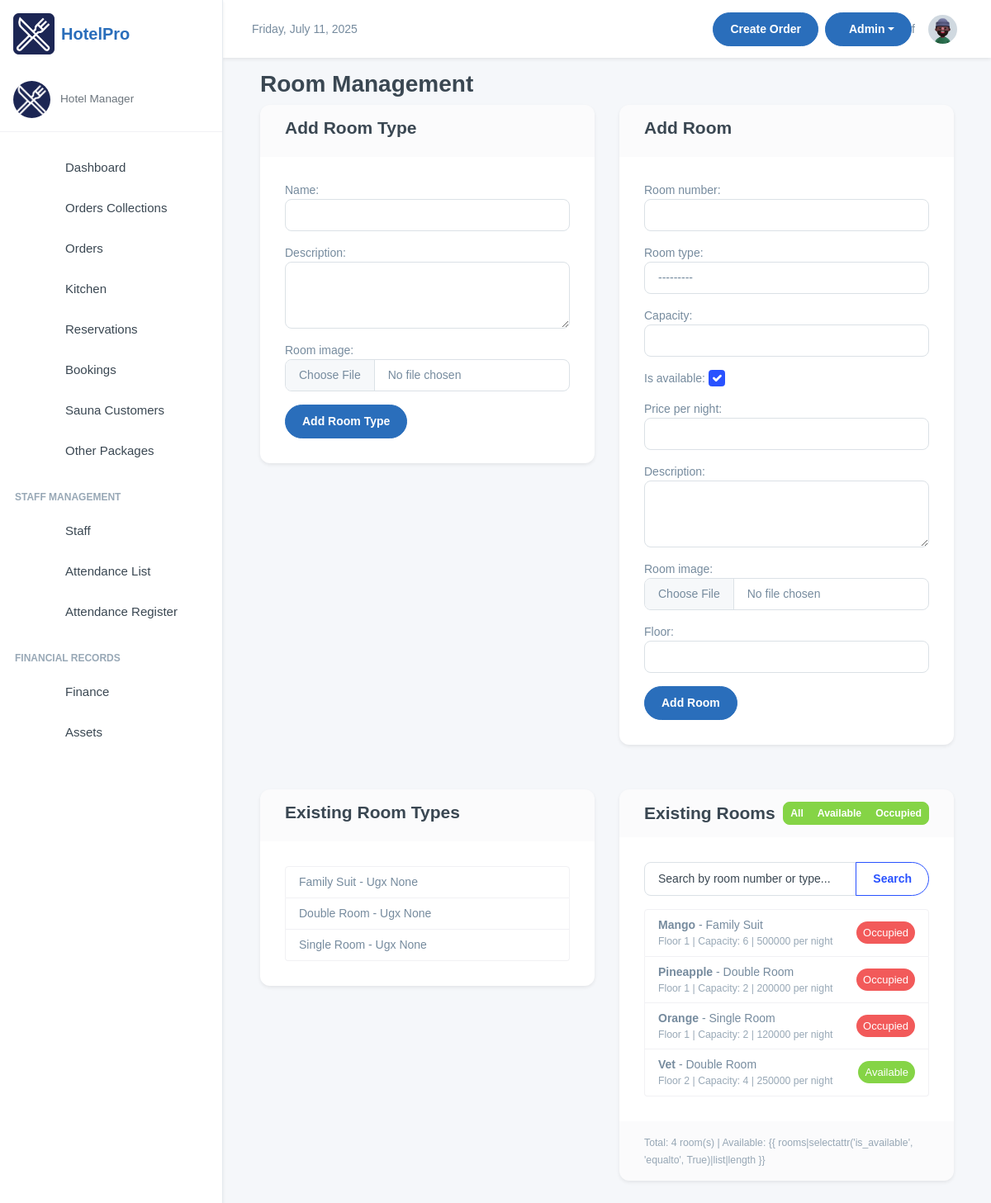
Screenshot of /room_bookings/manage-rooms/ with the database file from the repository.
### room_bookings/models.py (models this page shows, shortened)
class RoomType(models.Model):
    name = models.CharField(max_length=50)
    description = models.TextField(blank=True, null=True)
    base_price = models.DecimalField(max_digits=10, decimal_places=2, blank=True, null=True)
    room_image = models.ImageField(upload_to="rooms", blank=True, null=True)
    def __str__(self):
        return self.name

class Room(models.Model):
    room_number = models.CharField(max_length=10, unique=True)
    room_type = models.ForeignKey(RoomType, on_delete=models.CASCADE, related_name='rooms')
    hotel = models.ForeignKey(HotelBranch, on_delete=models.CASCADE, related_name='rooms', blank=True, null=True)
    capacity = models.IntegerField()
    is_available = models.BooleanField(default=True)
    price_per_night = models.IntegerField(null=True, blank=True)
    description = models.TextField(blank=True, null=True)
    room_image = models.ImageField(upload_to="rooms", blank=True, null=True)
    floor = models.IntegerField()

### room_bookings/views.py (the view, shortened to what this page needs)
# urls.py: path('manage-rooms/', RoomManagementView.as_view(), name='room_management'),
class RoomManagementView(View):
    template_name = 'room_management.html'
    def get(self, request):
        room_type_form = RoomTypeForm()
        room_form = RoomForm()
        room_types = RoomType.objects.all()
        rooms = Room.objects.select_related('room_type').all()
        context = {
            'room_type_form': room_type_form,
            'room_form': room_form,
            'room_types': room_types,
            'rooms': rooms,
        }
        return render(request, self.template_name, context)

### room_bookings/forms.py
class RoomTypeForm(forms.ModelForm):
    class Meta:
        model = RoomType
        fields = ['name', 'description', 'room_image']
        widgets = {
            'name': forms.TextInput(attrs={'class': 'form-control'}),
            'description': forms.Textarea(attrs={'class': 'form-control', 'rows': 3}),
            'room_image': forms.ClearableFileInput(attrs={'class': 'form-control'}),
        }

class RoomForm(forms.ModelForm):
    class Meta:
        model = Room
        fields = '__all__'
        exclude = ['hotel']
        widgets = {
            'room_number': forms.TextInput(attrs={'class': 'form-control'}),
            'room_type': forms.Select(attrs={'class': 'form-control'}),
            'capacity': forms.NumberInput(attrs={'class': 'form-control'}),
            'is_available': forms.CheckboxInput(attrs={'class': 'form-check-input'}),
            'price_per_night': forms.NumberInput(attrs={'class': 'form-control'}),
            'description': forms.Textarea(attrs={'class': 'form-control', 'rows': 3}),
            'room_image': forms.ClearableFileInput(attrs={'class': 'form-control'}),
            'floor': forms.NumberInput(attrs={'class': 'form-control'}),
        }

### room_bookings/templates/room_management.html (shortened to what this page needs)
{% extends 'base.html' %}
{% block content %}
<div class="container">
    <h2>Room Management</h2>
    <div class="row">
        <div class="col-md-6">
            <div class="card">
                <div class="card-header">
                    <h4>Add Room Type</h4>
                </div>
                <div class="card-body">
                    <form method="post" enctype="multipart/form-data">
                        {{ room_type_form.as_p }}
                        <button type="submit" name="add_room_type" class="btn btn-primary">Add Room Type</button>
                    </form>
                </div>
            </div>
        </div>
        <div class="col-md-6">
            <div class="card">
                <div class="card-header">
                    <h4>Add Room</h4>
                </div>
                <div class="card-body">
                    <form method="post" enctype="multipart/form-data">
                        {{ room_form.as_p }}
                        <button type="submit" name="add_room" class="btn btn-primary">Add Room</button>
                    </form>
                </div>
            </div>
        </div>
    </div>
    <div class="row mt-4">
        <div class="col-md-6">
            <div class="card">
                <div class="card-header">
                    <h4>Existing Room Types</h4>
                </div>
                <div class="card-body">
                    <ul class="list-group">
                        {% for room_type in room_types %}
                        <li class="list-group-item">
                            {{ room_type.name }} - Ugx {{ room_type.base_price }}
                        </li>
                        {% empty %}
                        <li class="list-group-item">No room types added yet.</li>
                        {% endfor %}
                    </ul>
                </div>
            </div>
        </div>
        <div class="col-md-6">
            <div class="card">
                <div class="card-header bg-default text-white d-flex justify-content-between align-items-center">
                    <h4 class="mb-0">Existing Rooms</h4>
                    <div class="btn-group" role="group">
                        <button type="button" class="btn btn-success btn-sm" id="view-all">All</button>
                        <button type="button" class="btn btn-success btn-sm" id="view-available">Available</button>
                        <button type="button" class="btn btn-success btn-sm" id="view-occupied">Occupied</button>
                    </div>
                </div>
                <div class="card-body">
                    <div class="input-group mb-3">
                        <input type="text" class="form-control" placeholder="Search by room number or type..."
                            id="room-search">
                        <button class="btn btn-outline-primary" type="button" id="search-button">
                             Search
                        </button>
                    </div>
                    <ul class="list-group room-list">
                        {% for room in rooms %}
                        <li
                            class="list-group-item d-flex justify-content-between align-items-center room-item {% if not room.is_available %}occupied{% endif %}">
                            <div>
                                <strong>{{ room.room_number }}</strong> - {{ room.room_type.name }}
                                <div class="small text-muted">
                                    Floor {{ room.floor }} | Capacity: {{ room.capacity }}
                                    {% if room.price_per_night %}| {{ room.price_per_night }} per night{% endif %}
                                </div>
                            </div>
                            <div>
                                <span
                                    class="badge rounded-pill {% if room.is_available %}bg-success{% else %}bg-danger{% endif %}">
                                    {% if room.is_available %}Available{% else %}Occupied{% endif %}
                                </span>
                            </div>
                        </li>
                        {% empty %}
                        <li class="list-group-item text-center">No rooms added yet.</li>
                        {% endfor %}
                    </ul>
                </div>
                <div class="card-footer text-muted">
                    <small>Total: {{ rooms|length }} room(s) | Available: {{ rooms|selectattr('is_available', 'equalto',
                        True)|list|length }}</small>
                </div>
            </div>
        </div>
    </div>
</div>
{% endblock %}

### templates/base.html (style rules this page uses)
:root { --primary-color: #2A6EBB; --secondary-color: #F8F9FA; --accent-color: #FFD700; --text-color: #333333; --success-color: #28a745; --danger-color: #dc3545; --warning-color: #ffc107; --info-color: #17a2b8; }
body { font-family: 'Poppins', sans-serif; background-color: #f5f7fa; }
.btn-primary { background-color: var(--primary-color); border-color: var(--primary-color); }
.card { border-radius: 0.75rem; border: none; box-shadow: 0 0.125rem 0.25rem rgba(0, 0, 0, 0.075); transition: transform 0.2s ease-in-out, box-shadow 0.2s ease-in-out; }

### rows the page displays
RoomType: name "Family Suit", base_price "None"
RoomType: name "Double Room", base_price "None"
RoomType: name "Single Room", base_price "None"
Room: room_number "Mango", room_type.name "Family Suit", floor "1", capacity "6", price_per_night "500000", is_available "Occupied"
Room: room_number "Pineapple", room_type.name "Double Room", floor "1", capacity "2", price_per_night "200000", is_available "Occupied"
Room: room_number "Orange", room_type.name "Single Room", floor "1", capacity "2", price_per_night "120000", is_available "Occupied"
Room: room_number "Vet", room_type.name "Double Room", floor "2", capacity "4", price_per_night "250000", is_available "Available"

### other values shown
{{ rooms|length }} "4"
